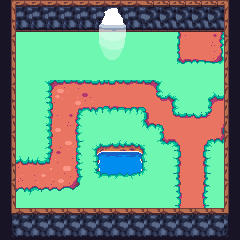

This game map was drawn from its Tiled (.tmx) file and the tilesets committed beside it. A one-line description and the full map source follow:
An orthogonal 15x15 tile map with 16x16 px tiles, 4 tile layers (floor, terre, walls, nature), 2 tilesets and 9 objects (4x collision, spawn_cave_house2, zone_switch, ghost_path1, ghost_path2, ...).

<map version="1.5" tiledversion="1.7.2" orientation="orthogonal" renderorder="right-down" width="15" height="15" tilewidth="16" tileheight="16" infinite="0" nextlayerid="8" nextobjectid="10">
 <tileset firstgid="1" source="atlas.tsx" />
 <tileset firstgid="1025" source="dungeon.tsx" />
 <layer id="1" name="floor" width="15" height="15">
  <data encoding="csv">
1195,643,644,642,643,644,642,643,644,642,643,644,642,643,1195,
1195,675,676,674,675,676,674,675,676,674,675,676,674,675,1195,
1195,707,708,706,707,708,706,707,708,706,707,708,706,707,1195,
1195,643,644,642,643,644,642,643,644,642,643,644,642,643,1195,
1195,675,676,674,675,676,674,675,676,674,675,676,674,675,1195,
1195,707,708,706,707,708,706,707,708,706,707,708,706,707,1195,
1195,643,644,642,643,644,642,643,644,642,643,644,642,643,1195,
1195,675,676,674,675,676,674,675,676,674,675,676,674,675,1195,
1195,707,708,706,707,708,706,707,708,706,707,708,706,707,1195,
1195,643,644,642,643,644,642,643,644,642,643,644,642,643,1195,
1195,675,676,674,675,676,674,675,676,674,675,676,674,675,1195,
706,707,708,706,707,708,706,707,708,706,707,708,706,707,1195,
642,643,644,642,643,644,642,643,644,642,643,644,642,643,1195,
674,675,676,674,675,676,674,675,676,674,675,676,674,675,1195,
706,707,708,706,707,708,706,707,708,706,707,708,706,707,1195
</data>
 </layer>
 <layer id="2" name="terre" width="15" height="15">
  <data encoding="csv">
0,0,0,0,0,0,0,0,0,0,0,0,0,0,1029,
0,0,0,0,0,0,0,0,0,0,0,514,515,516,0,
0,0,0,0,0,0,0,0,0,0,0,546,547,548,0,
0,0,0,0,0,0,0,0,0,0,0,578,579,580,0,
0,0,0,0,0,0,0,0,0,0,0,0,0,0,0,
1195,612,613,614,615,616,617,618,619,620,621,622,623,624,1195,
1195,644,645,646,647,648,649,650,651,652,653,654,655,656,1195,
1195,676,677,678,679,680,681,682,683,684,685,686,687,688,1195,
1195,708,709,710,711,712,713,714,715,716,717,718,719,720,1195,
1195,740,741,742,743,744,745,746,747,748,749,750,751,752,1195,
1195,772,773,774,775,776,777,778,779,780,781,782,783,784,1195,
1195,804,805,806,807,808,809,810,811,812,813,814,815,816,1195,
1195,836,837,838,839,840,841,842,843,844,845,846,847,848,1195,
1195,868,869,870,871,872,873,874,875,876,877,878,879,880,1195,
1195,0,0,0,0,0,0,0,0,0,0,0,0,0,1195
</data>
 </layer>
 <layer id="5" name="walls" width="15" height="15">
  <data encoding="csv">
1026,1027,1027,1027,1027,1027,1027,1027,1027,1028,1028,1028,1028,1028,1029,
1042,1043,1043,1043,1043,1043,1043,1043,1043,1044,1044,1044,1044,1044,1045,
1058,0,0,0,0,0,0,0,0,0,0,0,0,0,1061,
1074,0,0,0,0,0,0,0,0,0,0,0,0,0,1077,
1042,0,0,0,0,0,0,0,0,0,0,0,0,0,1045,
1058,0,0,0,0,0,0,0,0,0,0,0,0,0,1061,
1074,0,0,0,0,0,0,0,0,0,0,0,0,0,1077,
1042,0,0,0,0,0,0,0,0,0,0,0,0,0,1045,
1058,0,0,0,0,0,0,0,0,0,0,0,0,0,1061,
1074,0,0,0,0,0,0,0,0,0,0,0,0,0,1045,
1042,0,0,0,0,0,0,0,0,0,0,0,0,0,1045,
1058,0,0,0,0,0,0,0,0,0,0,0,0,0,1061,
1074,0,0,0,0,0,0,0,0,0,0,0,0,0,1077,
1090,1091,1091,1091,1091,1091,1091,1091,1091,1091,1091,1091,1091,1091,1093,
1106,1107,1107,1107,1107,1107,1107,1107,1107,1107,1107,1107,1107,1107,1109
</data>
 </layer>
 <objectgroup id="6" name="spaws">
  <object id="1" name="spawn_cave_house2" x="59.6808" y="114.004">
   <point />
  </object>
  <object id="2" name="exit_house2" type="zone_switch" x="95.218" y="14.9718" width="34" height="26.1654" />
  <object id="3" type="collision" x="0.432331" y="0.99812" width="239.361" height="30.1466" />
  <object id="4" type="collision" x="0.432282" y="209.927" width="239.361" height="30.1466" />
  <object id="5" type="collision" x="0.432282" y="31.4493" width="15.7708" height="178.173" />
  <object id="6" type="collision" x="224.445" y="31.0263" width="15.7708" height="178.173" />
  <object id="7" name="ghost_path1" x="175.969" y="175.906" width="16.3333" height="16" />
  <object id="8" name="ghost_path2" x="175.367" y="78.7705" width="16.3333" height="16" />
  <object id="9" name="feu" type="feu" x="71.3346" y="192.293">
   <point />
  </object>
 </objectgroup>
 <layer id="7" name="nature" width="15" height="15">
  <data encoding="csv">
0,0,0,0,0,0,1035,1036,0,0,0,0,0,0,0,
0,0,0,0,0,0,1051,1052,0,0,0,0,0,0,0,
0,0,0,0,0,0,1067,1068,0,0,0,0,0,0,0,
0,0,0,0,0,0,1083,1084,0,0,0,0,0,0,0,
0,0,0,0,0,0,0,0,0,0,0,0,0,0,0,
0,0,0,0,0,0,0,0,0,0,0,0,0,0,0,
0,0,0,0,0,0,0,0,0,0,0,0,0,0,0,
0,0,0,0,0,0,0,0,0,0,0,0,0,0,0,
0,0,0,0,0,0,0,0,0,0,0,0,0,0,0,
0,0,0,0,0,0,0,0,0,0,0,0,0,0,0,
0,0,0,0,0,0,0,0,0,0,0,0,0,0,0,
0,0,0,0,0,0,0,0,0,0,0,0,0,0,0,
0,0,0,0,0,0,0,0,0,0,0,0,0,0,0,
0,0,0,0,0,0,0,0,0,0,0,0,0,0,0,
0,0,0,0,0,0,0,0,0,0,0,0,0,0,0
</data>
 </layer>
</map>
